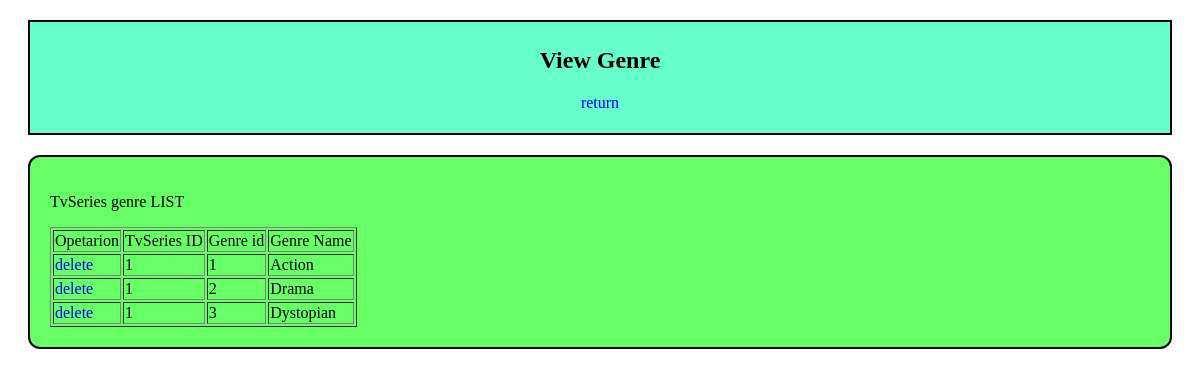
/admin/viewaddedgenretotv.php?id=1, run on the app's committed database.
### tables this page shows
CREATE TABLE `tvseries_genres` (
  `Genre_ID` int(11) NOT NULL,
  `TvSeries_ID` int(11) NOT NULL
);

CREATE TABLE `genre` (
  `Genre_ID` int(11) NOT NULL,
  `Genre_Name` varchar(50) NOT NULL
);

### admin/viewaddedgenretotv.php (the view, shortened to what this page needs)
<?php
include "connection.php";
$id = $_GET['id'];
$qry = mysqli_query($conn,"select t.*, g.Genre_Name from tvseries_genres as t join genre as g on t.Genre_ID= g.Genre_ID where t.TvSeries_ID='$id'");
?>
<html>
<head>
<link rel="stylesheet" href="styles.css">
</head>
<body>
<div class="head">
<h2>View Genre</h2>
<p ><a href="viewtvseries.php">return</a></p>
</div>
<div class="BODY" >
<p>TvSeries genre LIST</p>
<table border="1">
  <tr>
	<td>Opetarion</td>
    <td>TvSeries ID</td>
	<td>Genre id</td>
	<td>Genre Name</td>
  </tr>
<?php
while($data = mysqli_fetch_array($qry ))
{
?>
  <tr>
	<td><a href="deletegenre.php?id=<?php echo $data['TvSeries_ID']; ?>&genreid=<?php echo $data['Genre_ID']; ?>">delete </a></td>
    <td><?php echo $data['TvSeries_ID']; ?></td>
    <td><?php echo $data['Genre_ID']; ?></td>
	<td><?php echo $data['Genre_Name']; ?></td>
  </tr>
<?php
}
?>
</table>
</div>
</body>
</html>

### admin/styles.css (style rules this page uses)
.head a { text-decoration:none; }
.head { background-color: #66ffcc; color: black; text-align: center; border: 2px solid black; margin: 20px; padding: 5px; }
.BODY a { text-decoration:none; }
.BODY { background-color: #66ff66; color: BLACK; border: 2px solid black; margin: 20px; padding: 20px; border-radius: 12px; }

### data on the page
tvseries_genres: TvSeries_ID "1", Genre_ID "1", Genre_ID.Genre_Name "Action"
tvseries_genres: TvSeries_ID "1", Genre_ID "2", Genre_ID.Genre_Name "Drama"
tvseries_genres: TvSeries_ID "1", Genre_ID "3", Genre_ID.Genre_Name "Dystopian"
